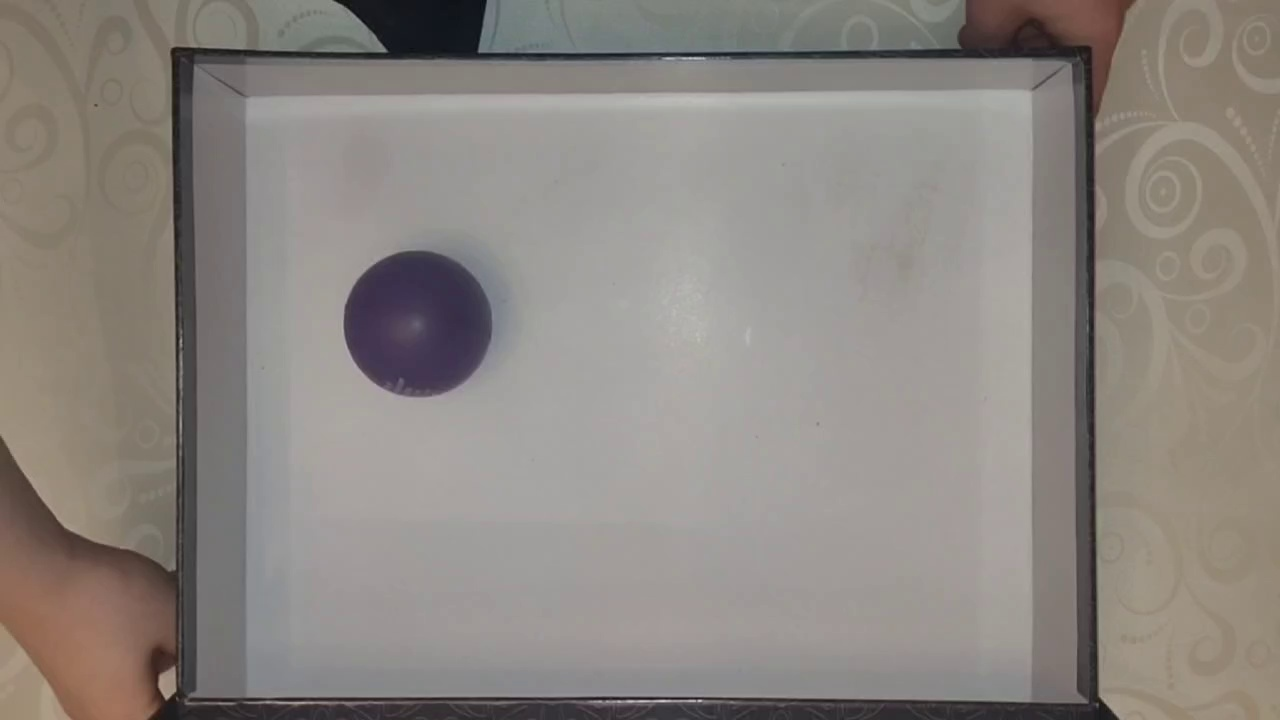
#> input picture 03-Video-Basics/05-Object-Tracking/first_frame.jpg, 1280 x 720 px, given in place of the camera
$ jupyter execute 00-Optical-Flow.ipynb   (text cells are left out)
#> lines starting #> are read from the running program, lines starting #| are printed output that depends on the picture; after the words box and inside, x2 and y2 are one past the last pixel; in counts of white or black regions, pixels touching at a corner belong together
[cell 1]
import numpy as np
import cv2

[cell 2]
# Parameters for ShiTomasi corner detection (good features to track paper)
corner_track_params = dict(maxCorners = 10,
                       qualityLevel = 0.3,
                       minDistance = 7,
                       blockSize = 7 )

[cell 3]
# Parameters for lucas kanade optical flow
lk_params = dict( winSize  = (200,200),
                  maxLevel = 2,
                  criteria = (cv2.TERM_CRITERIA_EPS | cv2.TERM_CRITERIA_COUNT, 10,0.03))

[cell 4]
# Capture the video
cap = cv2.VideoCapture(0)

# Grab the very first frame of the stream
ret, prev_frame = cap.read()
#> prev_frame is the input picture: shape (720, 1280, 3); mean B, G, R 129.2, 134.4, 140.3
# Grab a grayscale image (We will refer to this as the previous frame)
prev_gray = cv2.cvtColor(prev_frame, cv2.COLOR_BGR2GRAY)
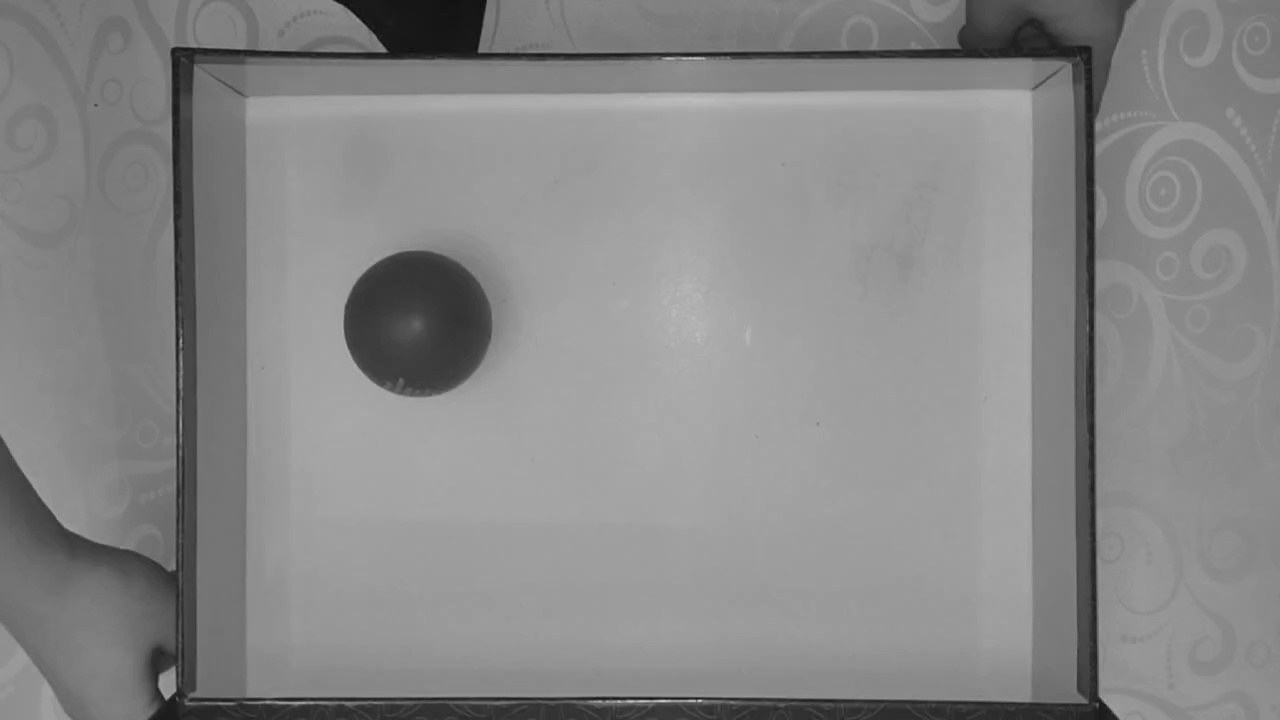
#> prev_gray: shape (720, 1280); min 11, max 203, mean 135.6

# Grabbing the corners
prevPts = cv2.goodFeaturesToTrack(prev_gray, mask = None, **corner_track_params)
#> prevPts = [[166, 698], [480, 50], [385, 50], [172, 667], [698, 701], [172, 50]]

# Create a matching mask of the previous frame for drawing on later
mask = np.zeros_like(prev_frame)


while True:

    # Grab current frame
    ret,frame = cap.read()

    # Grab gray scale
    frame_gray = cv2.cvtColor(frame, cv2.COLOR_BGR2GRAY)

    # Calculate the Optical Flow on the Gray Scale Frame
    nextPts, status, err = cv2.calcOpticalFlowPyrLK(prev_gray, frame_gray, prevPts, None, **lk_params)
#> nextPts has the same summary as prevPts; status = [1, 1, 1, 1, 1, 1]; err = [0, 0, 0, 0, 0, 0]

    # Using the returned status array (the status output)
    # status output status vector (of unsigned chars); each element of the vector is set to 1 if
    # the flow for the corresponding features has been found, otherwise, it is set to 0.
    good_new = nextPts[status==1]
#> good_new has the same summary as prevPts
    good_prev = prevPts[status==1]
#> good_prev has the same summary as prevPts

    # Use ravel to get points to draw lines and circles
    for i,(new,prev) in enumerate(zip(good_new,good_prev)):

        x_new,y_new = new.ravel()
        x_prev,y_prev = prev.ravel()

        # Lines will be drawn using the mask created from the first frame
        mask = cv2.line(mask, (int(x_new),int(y_new)),(int(x_prev),int(y_prev)), (0,255,0), 3)

        # Draw red circles at corner points
        frame = cv2.circle(frame,(int(x_new),int(y_new)),8,(0,0,255),-1)
#> this loop made 6 passes
#> (x_new, y_new, x_prev, y_prev) on passes 1 to 6: (166, 698, 166, 698), (480, 50, 480, 50), (385, 50, 385, 50), (172, 667, 172, 667), (698, 701, 698, 701), (172, 50, 172, 50)
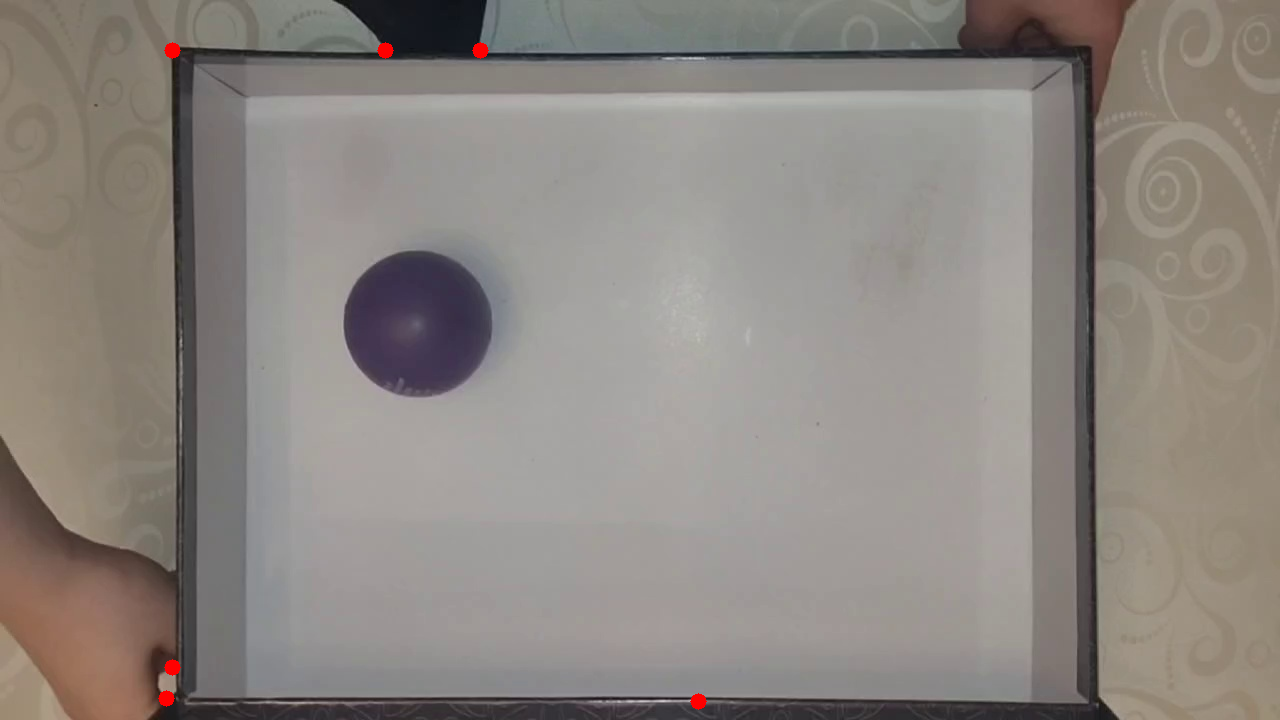
#> frame: shape (720, 1280, 3); mean B, G, R 129.1, 134.3, 140.5
#> mask: shape (720, 1280, 3); mean of channels 0, 1, 2 0, 0, 0

    # Display the image along with the mask we drew the line on.
    img = cv2.add(frame,mask)
    cv2.imshow('frame',img)

    k = cv2.waitKey(30) & 0xff
#> (key Esc is pressed here)
    if k == 27:
        break

    # Now update the previous frame and previous points
    prev_gray = frame_gray.copy()
    prevPts = good_new.reshape(-1,1,2)


cv2.destroyAllWindows()
cap.release()

[cell 5]
nextPts[status==1]
#> Out has the same summary as prevPts

[cell 6]
status
#> Out = [1, 1, 1, 1, 1, 1]

[cell 7]
prevPts
#> Out has the same summary as prevPts

[cell 8]
import cv2
import numpy as np

# Capture the frame
cap = cv2.VideoCapture(0)
ret, frame1 = cap.read()

# Get gray scale image of first frame and make a mask in HSV color
prvsImg = cv2.cvtColor(frame1,cv2.COLOR_BGR2GRAY)

hsv_mask = np.zeros_like(frame1)
hsv_mask[:,:,1] = 255

while True:
    ret, frame2 = cap.read()
    nextImg = cv2.cvtColor(frame2,cv2.COLOR_BGR2GRAY)

    # Check out the markdown text above for a break down of these paramters, most of these are just suggested defaults
    flow = cv2.calcOpticalFlowFarneback(prvsImg,nextImg, None, 0.5, 3, 15, 3, 5, 1.2, 0)


    # Color the channels based on the angle of travel
    # Pay close attention to your video, the path of the direction of flow will determine color!
    mag, ang = cv2.cartToPolar(flow[:,:,0], flow[:,:,1],angleInDegrees=True)
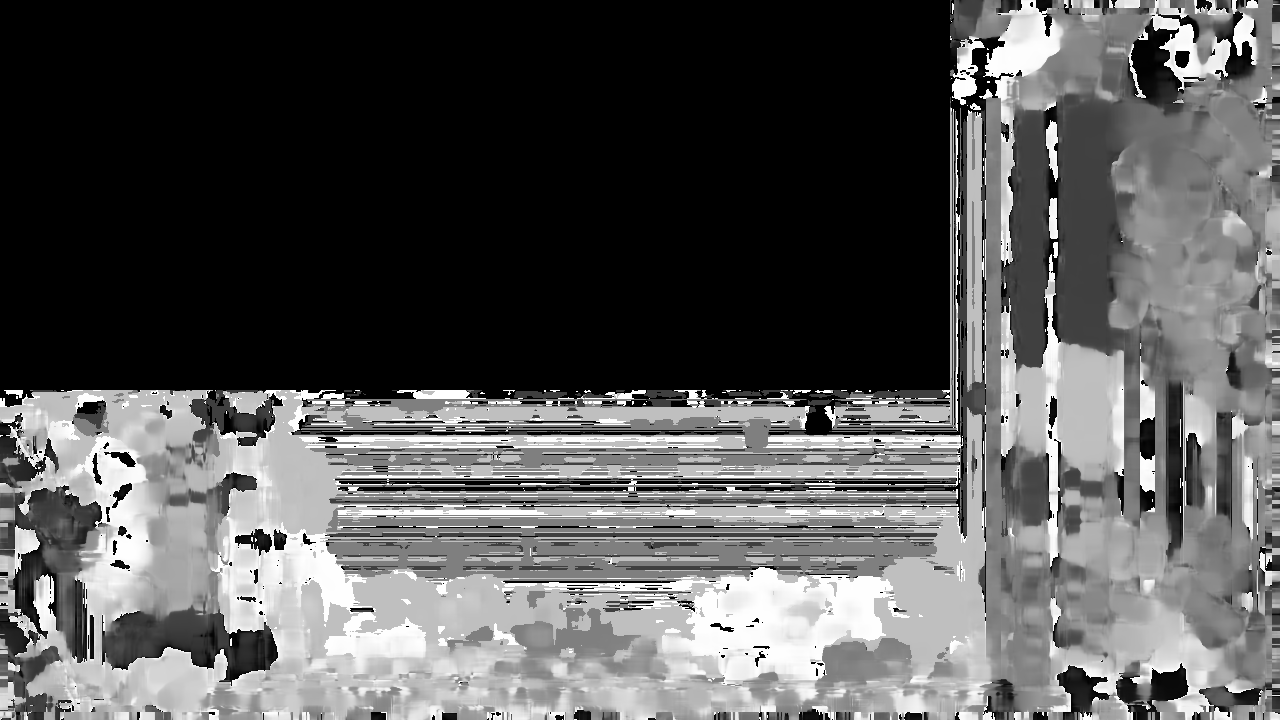
#> ang: shape (720, 1280) float32; min 0, max 360, mean 124.2; drawn with min black and max white
    hsv_mask[:,:,0] = ang/2
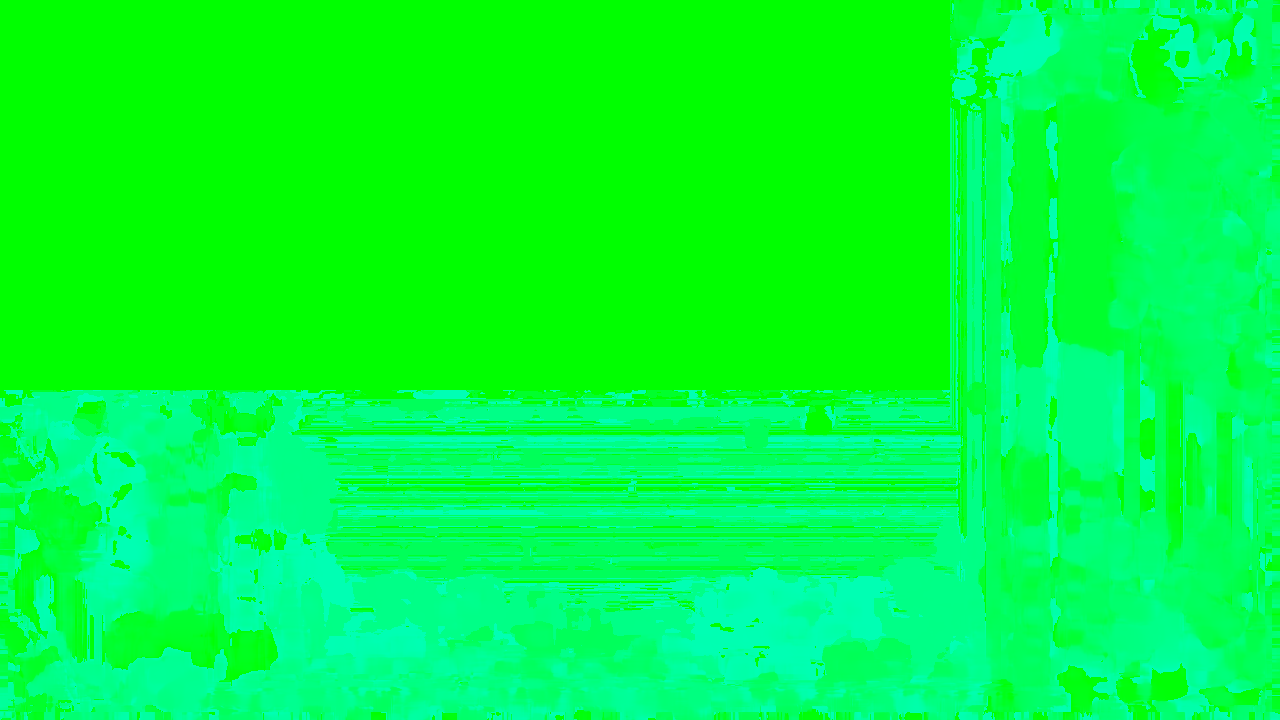
#> hsv_mask: shape (720, 1280, 3); mean of channels 0, 1, 2 61.8, 255, 0; drawn as B, G, R
    hsv_mask[:,:,2] = cv2.normalize(mag,None,0,255,cv2.NORM_MINMAX)
#> hsv_mask: shape (720, 1280, 3); 0.37% of pixels changed, all inside (x1, y1, x2, y2) = (0, 0, 1280, 720)

    # Convert back to BGR to show with imshow from cv
    bgr = cv2.cvtColor(hsv_mask,cv2.COLOR_HSV2BGR)
    cv2.imshow('frame2',bgr)

    k = cv2.waitKey(30) & 0xff
#> (key Esc is pressed here)
    if k == 27:
        break

    # Set the Previous image as the next iamge for the loop
    prvsImg = nextImg


cap.release()
cv2.destroyAllWindows()
